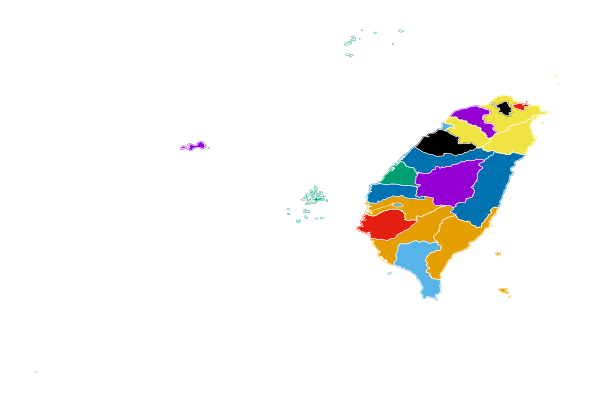

This figure's gnuplot source:
set terminal svg size 600,400 enhanced font 'Verdana,20'
set out "taiwan.svg"

unset key
set border 0
unset tics

set style line 1 lc rgb '#999999' lt 1 lw 0 # --- grey 
set style line 2 lc rgb '#ffffff' lt 1 lw 0.5 # --- white

stats '../data/taiwan.txt' u 1 nooutput
set xrange [STATS_min:STATS_max]

plot for [idx=0:21] '../data/taiwan.txt' i idx u 1:2 w filledcurves, '' u 1:2 w lines ls 2
